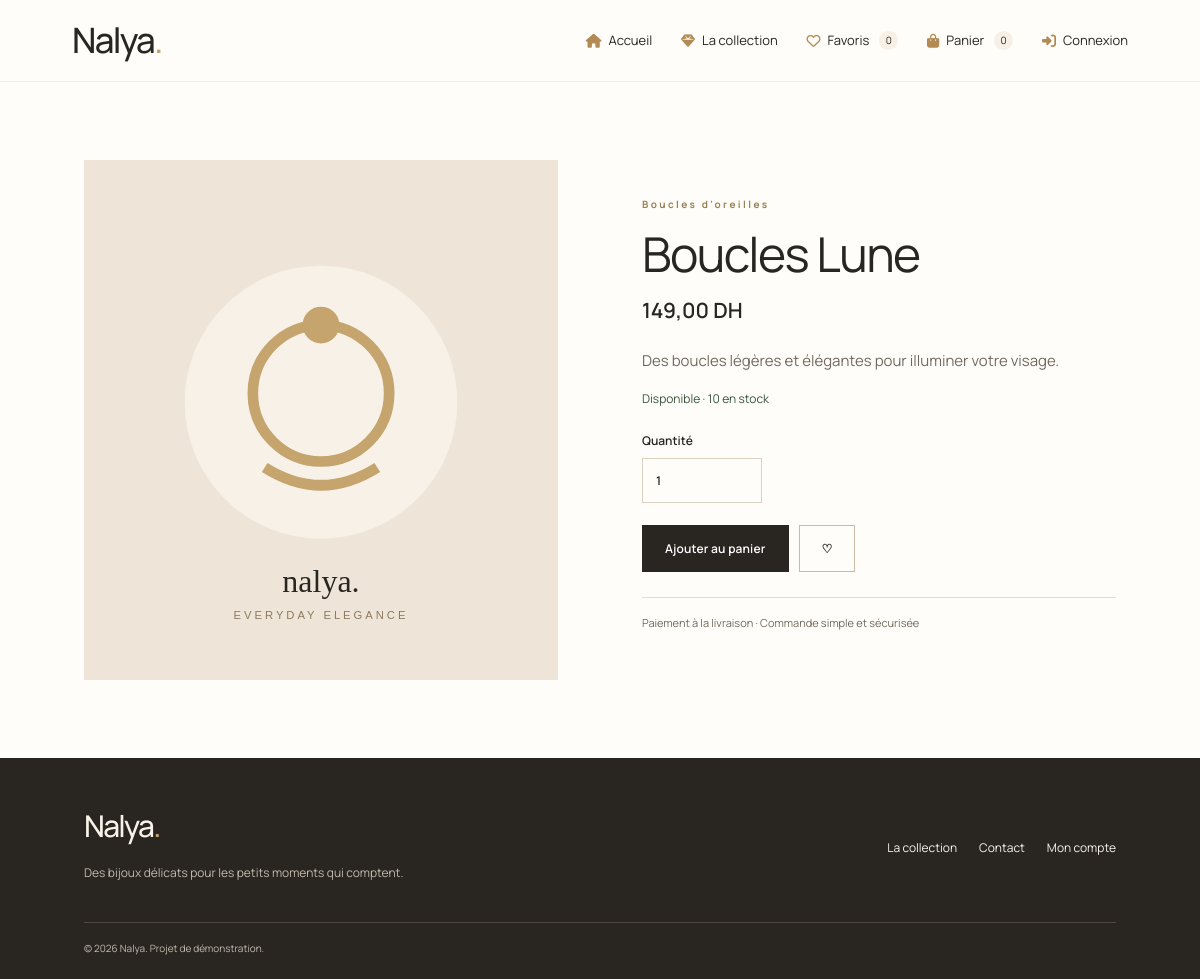
Screenshot of /product-details.php?id=4 with the database file from the repository.
### tables this page shows
CREATE TABLE products (
  id INT UNSIGNED AUTO_INCREMENT PRIMARY KEY,
  category_id INT UNSIGNED NOT NULL,
  name VARCHAR(160) NOT NULL,
  description TEXT NULL,
  price DECIMAL(10,2) NOT NULL DEFAULT 0.00,
  stock INT UNSIGNED NOT NULL DEFAULT 0,
  image VARCHAR(255) NULL,
  is_active TINYINT(1) NOT NULL DEFAULT 1,
  created_at TIMESTAMP NOT NULL DEFAULT CURRENT_TIMESTAMP,
  updated_at TIMESTAMP NOT NULL DEFAULT CURRENT_TIMESTAMP ON UPDATE CURRENT_TIMESTAMP,
  CONSTRAINT fk_products_category FOREIGN KEY(category_id) REFERENCES categories(id) ON UPDATE CASCADE ON DELETE RESTRICT,
  INDEX idx_products_active (is_active),
  INDEX idx_products_name (name)
);

CREATE TABLE categories (
  id INT UNSIGNED AUTO_INCREMENT PRIMARY KEY,
  name VARCHAR(100) NOT NULL UNIQUE,
  created_at TIMESTAMP NOT NULL DEFAULT CURRENT_TIMESTAMP
);

### includes/functions.php (called while the page is built, shortened)
<?php
function e(mixed $value): string {
    return htmlspecialchars((string)$value, ENT_QUOTES, 'UTF-8');
}
function money(mixed $amount): string {
    return number_format((float)$amount, 2, ',', ' ') . ' DH';
}
function image_url(?string $path): string {
    return $path;
}

### product-details.php (the view, shortened to what this page needs)
<?php
require __DIR__ . '/config/database.php';
require __DIR__ . '/includes/functions.php';
$id = filter_input(INPUT_GET, 'id', FILTER_VALIDATE_INT);
$stmt = $pdo->prepare("SELECT p.*, c.name AS category_name FROM products p LEFT JOIN categories c ON c.id=p.category_id WHERE p.id=? AND p.is_active=1");
$stmt->execute([$id ?: 0]); $product = $stmt->fetch();
require __DIR__ . '/includes/header.php';
?>
<section class="section detail-layout">
  <div class="detail-image"><img src="<?= e(image_url($product['image'])) ?>" alt="<?= e($product['name']) ?>"></div>
  <div class="detail-copy"><p class="eyebrow"><?= e($product['category_name'] ?? 'COLLECTION NALYA') ?></p><h1><?= e($product['name']) ?></h1><p class="detail-price"><?= money($product['price']) ?></p><p><?= nl2br(e($product['description'])) ?></p>
    <p class="<?= $product['stock'] > 0 ? 'stock-ok' : 'stock-out' ?>"><?= $product['stock'] > 0 ? 'Disponible · '.$product['stock'].' en stock' : 'Actuellement indisponible' ?></p>
    <?php if ((int)$product['stock'] > 0): ?><label class="quantity-label">Quantité<input id="detail-quantity" type="number" min="1" max="<?= (int)$product['stock'] ?>" value="1"></label><?php endif; ?>
    <div class="detail-actions"><button class="btn btn-dark" <?= $product['stock'] < 1 ? 'disabled' : '' ?> data-add-cart="<?= (int)$product['id'] ?>" data-name="<?= e($product['name']) ?>" data-price="<?= e($product['price']) ?>" data-stock="<?= (int)$product['stock'] ?>" data-image="<?= e(image_url($product['image'])) ?>" data-use-quantity="detail-quantity">Ajouter au panier</button><button class="btn btn-outline" data-favorite="<?= (int)$product['id'] ?>">♡ Favoris</button></div>
    <p class="detail-note">Paiement à la livraison · Commande simple et sécurisée</p>
  </div>
</section>
<?php require __DIR__ . '/includes/footer.php'; ?>

### assets/css/style.css (style rules this page uses)
:root { --ivory: #f6f0e7; --gold: #c5a46d; --charcoal: #292622; --white: #ffffff; --beige: #eee5d8; --muted: #77716a; --border: #e5ddd1; --line: #e5ddd1; --success: #38573e; --danger: #a33a32; --shadow: 0 12px 35px rgba(41, 38, 34, 0.08); }
* { box-sizing:border-box }
html { scroll-behavior:smooth }
body { margin:0;background:#fffdf9;color:var(--charcoal);font-family:'Manrope',Arial,sans-serif;font-size:15px;line-height:1.65 }
button,input,select,textarea { font:inherit }
button { cursor:pointer }
img { max-width:100%;display:block }
.eyebrow { font-size:10px;letter-spacing:2.4px;font-weight:700;color:#9b8054;margin:0 0 14px }
.hero h1,.page-banner h1,.detail-copy h1,.auth-card h1,.confirmation h1 { font-family:'Manrope',Georgia,serif;font-weight:400;font-size:clamp(42px,5vw,67px);line-height:1.12;letter-spacing:-1.5px;margin:0 0 22px }
.btn { display:inline-flex;justify-content:center;align-items:center;gap:20px;min-height:47px;padding:12px 22px;border:1px solid transparent;font-size:12px;font-weight:600;letter-spacing:.15px;transition:transform .2s,background .2s,border .2s }
.btn-dark { background:var(--charcoal);color:white }
.btn-outline { background:transparent;border-color:#cbbba4;color:var(--charcoal) }
.section { padding:78px clamp(20px,7vw,100px) }
.filters label,.form-stack label,.quantity-label { display:flex;flex-direction:column;gap:7px;font-size:12px;font-weight:600 }
.filters input,.filters select,.form-stack input,.form-stack textarea,.form-stack select,.quantity-label input,.inline-form input,.status-form select { width:100%;border:1px solid #ddd1c1;background:#fffdf9;padding:12px 13px;min-height:44px;border-radius:0;color:var(--charcoal);outline:none }
.detail-layout { display:grid;grid-template-columns:1fr 1fr;gap:clamp(30px,7vw,100px);align-items:center }
.detail-image { background:var(--ivory);min-height:500px }
.detail-image img { width:100%;height:520px;object-fit:cover }
.detail-copy { max-width:480px }
.detail-copy h1 { font-size:48px;margin-bottom:12px }
.detail-price { font-size:21px;font-weight:600;margin:0 0 22px }
.detail-copy>p:not(.eyebrow):not(.detail-price) { color:#71695f }
.stock-ok { color:var(--success)!important;font-size:12px }
.quantity-label { max-width:120px;margin:22px 0 }
.detail-actions { display:flex;gap:10px;flex-wrap:wrap }
.detail-note { font-size:11px;border-top:1px solid var(--line);margin-top:25px;padding-top:16px }
html, body, button, input, select, textarea { font-family: 'Manrope', Arial, sans-serif; }

### rows the page displays
products: image (placeholder picture), category.name "Boucles d'oreilles", name "Boucles Lune", price "149,00 DH", description "Des boucles légères et élégantes pour illuminer votre visage.", stock "10"
